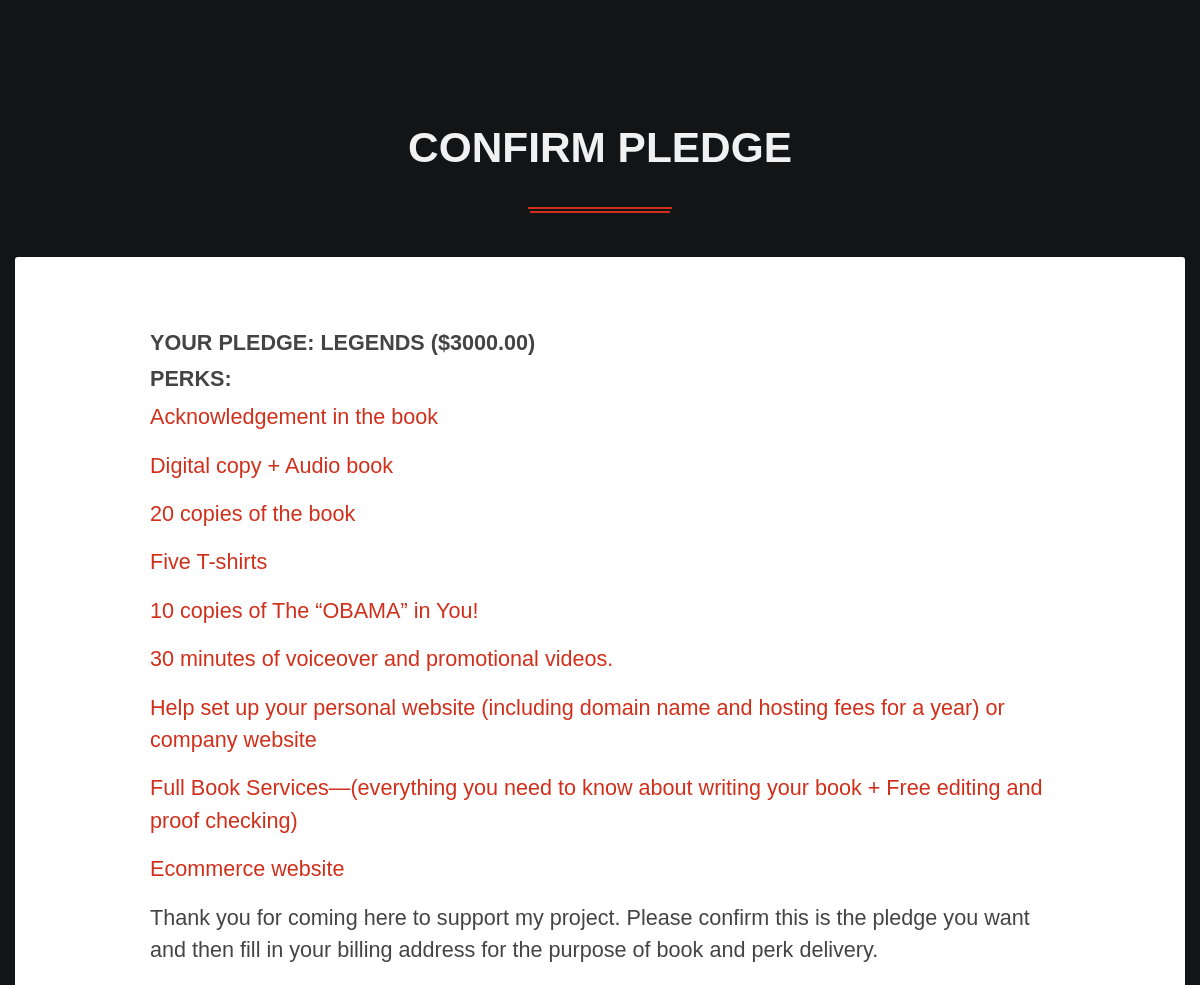
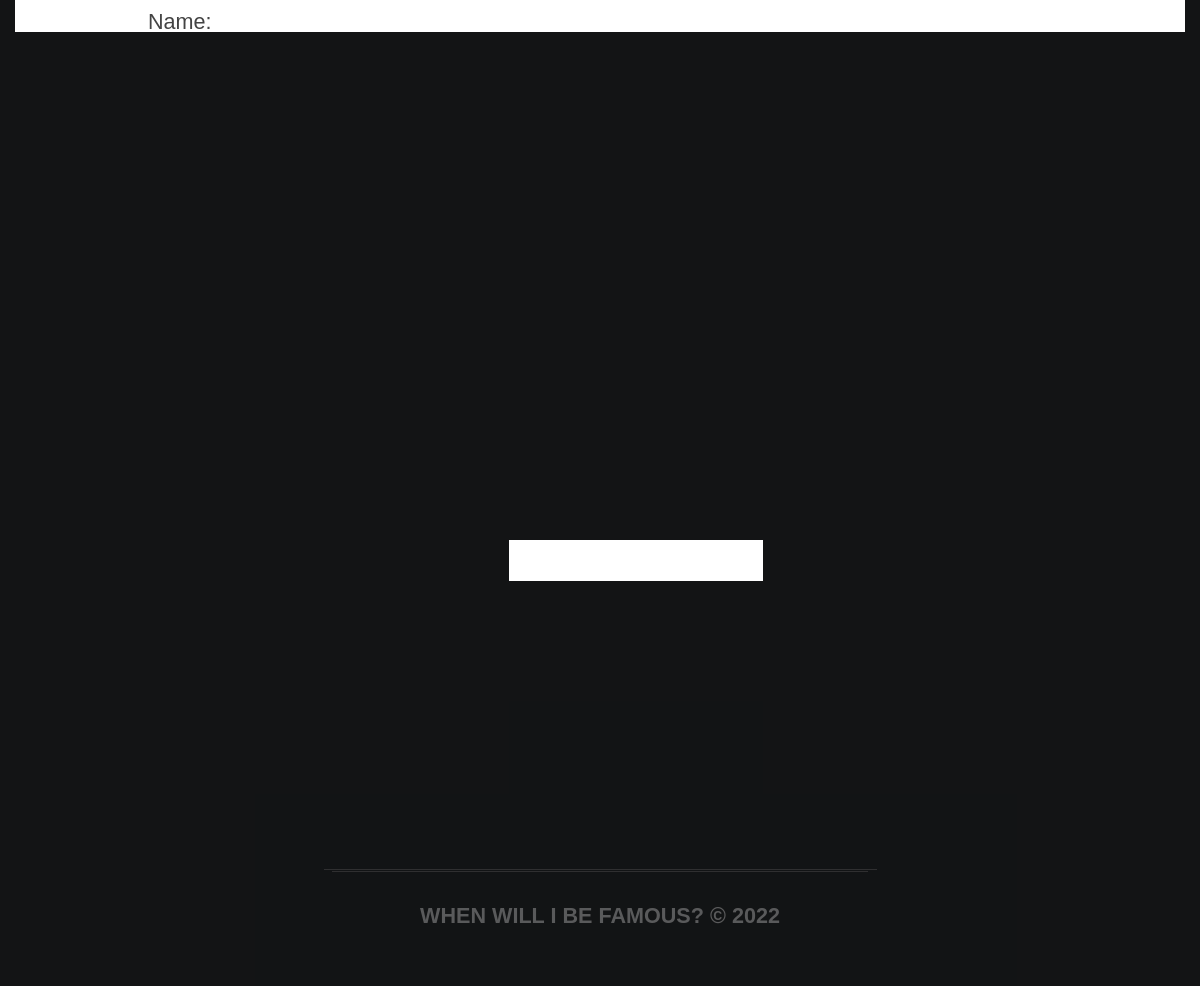
The app's page /legends/ with its own data (2 pictures, top to bottom).
### crowdfund/models.py (models this page shows, shortened)
class Reward(models.Model):
    name = models.CharField(max_length=255)
    slug = models.SlugField(max_length=50, blank=True)
    amount = models.DecimalField(max_digits=8, decimal_places=2)

class Perk(models.Model):
    description = models.CharField(max_length=255)
    reward = models.ForeignKey(
        Reward, on_delete=models.CASCADE, related_name='perks')
    created = models.DateTimeField(auto_now=True)
    def __str__(self):
        return self.description

### crowdfund/views.py (the view)
# urls.py: path('<slug:slug>/', reward, name='reward'),
def reward(request, slug):
    reward = get_object_or_404(Reward, slug=slug)
    if request.method == 'POST':
        form = OrderCreateForm(request.POST)
        if form.is_valid():
            order = form.save(commit=False)
            order.reward = reward
            order.save()
            request.session['order_id'] = order.id
            return redirect(reverse('payment_process'))
    else:
        form = OrderCreateForm()
    return render(request,
                  'reward.html',
                  {'form': form, 'reward': reward})

### crowdfund/forms.py
class OrderCreateForm(forms.ModelForm):
    class Meta:
        model = Order
        fields = ['name', 'email', 'address', 'country']

### templates/reward.html (shortened to what this page needs)
{% extends "base.html" %}
{% load static %}
{% block content %}
<div class="crowdfund-body-background">
</div>
<section class="crowdfund-section">
    <div class="crowdfund-section-content">
        <div class="crowdfund-limit-width">
            <div class="crowdfund-title">
                <h2>Confirm Pledge</h2>
                <div class="crowdfund-underline"></div>
            </div>
            <div class="crowdfund-post crowdfund-block-light">
                <div class="crowdfund-post-container-big crowdfund-text-large">
                    <div class="crowdfund-limit-width crowdfund-900">
                        <h5>Your pledge: {{ reward.name }} (${{ reward.amount }})</h5>
                        <h5>Perks:</h5>
                        {% for perk in reward.perks.all %}
                        <p class="fg-color-red">{{ perk }}</p>
                        {% endfor %}
                        <p>
                            Thank you for coming here to support my project. Please confirm this is the pledge you want and then fill in your billing address for the purpose of book and perk delivery.
                        </p>
                        <br>
                        <form id="pledgeform" action="" method="post"> {% csrf_token %}
                            <div class="crowdfund-table crowdfund-table-contacts">
                                <div class="crowdfund-row">
                                    <div class="crowdfund-col crowdfund-col-12">
                                        {{ form }}
                                    </div>
                                </div>
                            </div>
                            <div class="crowdfund-table crowdfund-content-footer">
                                <div class="crowdfund-column crowdfund-fullwidth">
                                    <p class="italic">Don't wish to Continue? <a href="{% url 'home' %}">Cancel</a></p>
                                </div>
                                <div class="crowdfund-column">
                                    <button class="crowdfund-button crowdfund-mobile-fullwidth" type="submit">Continue</button>
                                </div>
                            </div>
                        </form>
                    </div>
                </div>
            </div>
        </div>
    </div>
</section>
{% endblock %}

### templates/base.html (shortened to what this page needs)
<!DOCTYPE html>
{% load static %}
<html lang="en">
<head>
    <link rel="stylesheet" href="https://stackpath.bootstrapcdn.com/font-awesome/4.7.0/css/font-awesome.min.css" />
    <link rel="stylesheet" href="{% static 'css/preloader.css' %}" />
    <link rel="stylesheet" href="{% static 'css/reset.css' %}" />
    <link rel="stylesheet" href="{% static 'css/animate.min.css' %}" />
    <link rel="stylesheet" href="{% static 'css/owl.carousel.css' %}" />
    <link rel="stylesheet" href="{% static 'css/simple-lightbox.min.css' %}" />
    <link rel="stylesheet" href="{% static 'css/styles.css' %}" />
</head>
<body class="crowdfund-body">
    {% block content %}{% endblock %}
    <section class="crowdfund-section crowdfund-section-dark crowdfund-section-footer">
        <div class="crowdfund-section-content">
            <div class="crowdfund-limit-width">
                <div class="crowdfund-content-padding">
                    <div class="crowdfund-text-center">
                        <div class="crowdfund-icon-container">
                            <a class="crowdfund-icon" href="https://www.facebook.com/When-Will-I-Be-Famous-108809237536417">
                                <i class="fa fa-facebook"></i>
                            </a>
                            <a class="crowdfund-icon" href="javascript:void(0);">
                                <i class="fa fa-twitter"></i>
                            </a>
                            <a class="crowdfund-icon" href="https://www.instagram.com/whenwillibefamous20/" target="_blank">
                                <i class="fa fa-instagram"></i>
                            </a>
                        </div>
                        <div class="crowdfund-underline crowdfund-underline-small crowdfund-underline-light"></div>
                        <h5 class="crowdfund-footer-title"><a class="scrollto" href="{% url 'home' %}#welcome"">When Will I Be Famous? &copy; {% now 'Y' %}</a></h5>
                    </div>
                </div>
            </div>
        </div>
    </section>
</body>
</html>

### records on screen
Reward: name "LEGENDS", amount "3000.00"
Perk: description "Acknowledgement in the book"
Perk: description "Digital copy + Audio book"
Perk: description "20 copies of the book"
Perk: description "Five T-shirts"
Perk: description "10 copies of The “OBAMA” in You!"
Perk: description "30 minutes of voiceover and promotional videos."
Perk: description "Help set up your personal website (including domain name and hosting fees for a year) or company website"
Perk: description "Full Book Services—(everything you need to know about writing your book + Free editing and proof checking)"
Perk: description "Ecommerce website"
